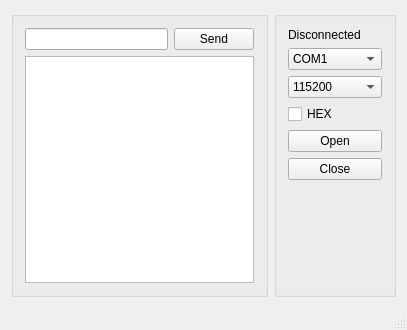
<?xml version="1.0" encoding="UTF-8"?>
<ui version="4.0">
 <class>Serial</class>
 <widget class="QMainWindow" name="Serial">
  <property name="geometry">
   <rect>
    <x>0</x>
    <y>0</y>
    <width>407</width>
    <height>330</height>
   </rect>
  </property>
  <property name="windowTitle">
   <string>Serial</string>
  </property>
  <widget class="QWidget" name="centralWidget">
   <layout class="QHBoxLayout" name="horizontalLayout_3">
    <item>
     <widget class="QGroupBox" name="groupBox">
      <property name="title">
       <string/>
      </property>
      <layout class="QVBoxLayout" name="verticalLayout">
       <item>
        <layout class="QHBoxLayout" name="horizontalLayout">
         <item>
          <widget class="QLineEdit" name="lint_send_data"/>
         </item>
         <item>
          <widget class="QPushButton" name="btn_send">
           <property name="text">
            <string>Send</string>
           </property>
          </widget>
         </item>
        </layout>
       </item>
       <item>
        <widget class="QPlainTextEdit" name="plainTextEdit"/>
       </item>
      </layout>
     </widget>
    </item>
    <item>
     <widget class="QGroupBox" name="groupBox_2">
      <property name="minimumSize">
       <size>
        <width>120</width>
        <height>0</height>
       </size>
      </property>
      <property name="title">
       <string/>
      </property>
      <layout class="QHBoxLayout" name="horizontalLayout_2">
       <item>
        <layout class="QVBoxLayout" name="verticalLayout_2">
         <item>
          <widget class="QLabel" name="label_1">
           <property name="minimumSize">
            <size>
             <width>120</width>
             <height>0</height>
            </size>
           </property>
           <property name="text">
            <string>Disconnected</string>
           </property>
          </widget>
         </item>
         <item>
          <widget class="QComboBox" name="cmb_port_name">
           <item>
            <property name="text">
             <string>COM1</string>
            </property>
           </item>
           <item>
            <property name="text">
             <string>COM2</string>
            </property>
           </item>
           <item>
            <property name="text">
             <string>COM3</string>
            </property>
           </item>
           <item>
            <property name="text">
             <string>COM4</string>
            </property>
           </item>
           <item>
            <property name="text">
             <string>COM5</string>
            </property>
           </item>
           <item>
            <property name="text">
             <string>CMO6</string>
            </property>
           </item>
           <item>
            <property name="text">
             <string>COM7</string>
            </property>
           </item>
           <item>
            <property name="text">
             <string>COM8</string>
            </property>
           </item>
          </widget>
         </item>
         <item>
          <widget class="QComboBox" name="cmb_baund_rate">
           <item>
            <property name="text">
             <string>115200</string>
            </property>
           </item>
           <item>
            <property name="text">
             <string>57600</string>
            </property>
           </item>
           <item>
            <property name="text">
             <string>38400</string>
            </property>
           </item>
           <item>
            <property name="text">
             <string>19200</string>
            </property>
           </item>
           <item>
            <property name="text">
             <string>9600</string>
            </property>
           </item>
           <item>
            <property name="text">
             <string>4800</string>
            </property>
           </item>
           <item>
            <property name="text">
             <string>2400</string>
            </property>
           </item>
           <item>
            <property name="text">
             <string>1200</string>
            </property>
           </item>
          </widget>
         </item>
         <item>
          <widget class="QCheckBox" name="checkBox">
           <property name="text">
            <string>HEX</string>
           </property>
          </widget>
         </item>
         <item>
          <widget class="QPushButton" name="btn_open">
           <property name="text">
            <string>Open</string>
           </property>
          </widget>
         </item>
         <item>
          <widget class="QPushButton" name="btn_close">
           <property name="text">
            <string>Close</string>
           </property>
          </widget>
         </item>
         <item>
          <spacer name="verticalSpacer">
           <property name="orientation">
            <enum>Qt::Vertical</enum>
           </property>
           <property name="sizeHint" stdset="0">
            <size>
             <width>20</width>
             <height>40</height>
            </size>
           </property>
          </spacer>
         </item>
        </layout>
       </item>
      </layout>
     </widget>
    </item>
   </layout>
  </widget>
  <widget class="QStatusBar" name="statusBar"/>
 </widget>
 <layoutdefault spacing="6" margin="11"/>
 <resources/>
 <connections/>
</ui>
